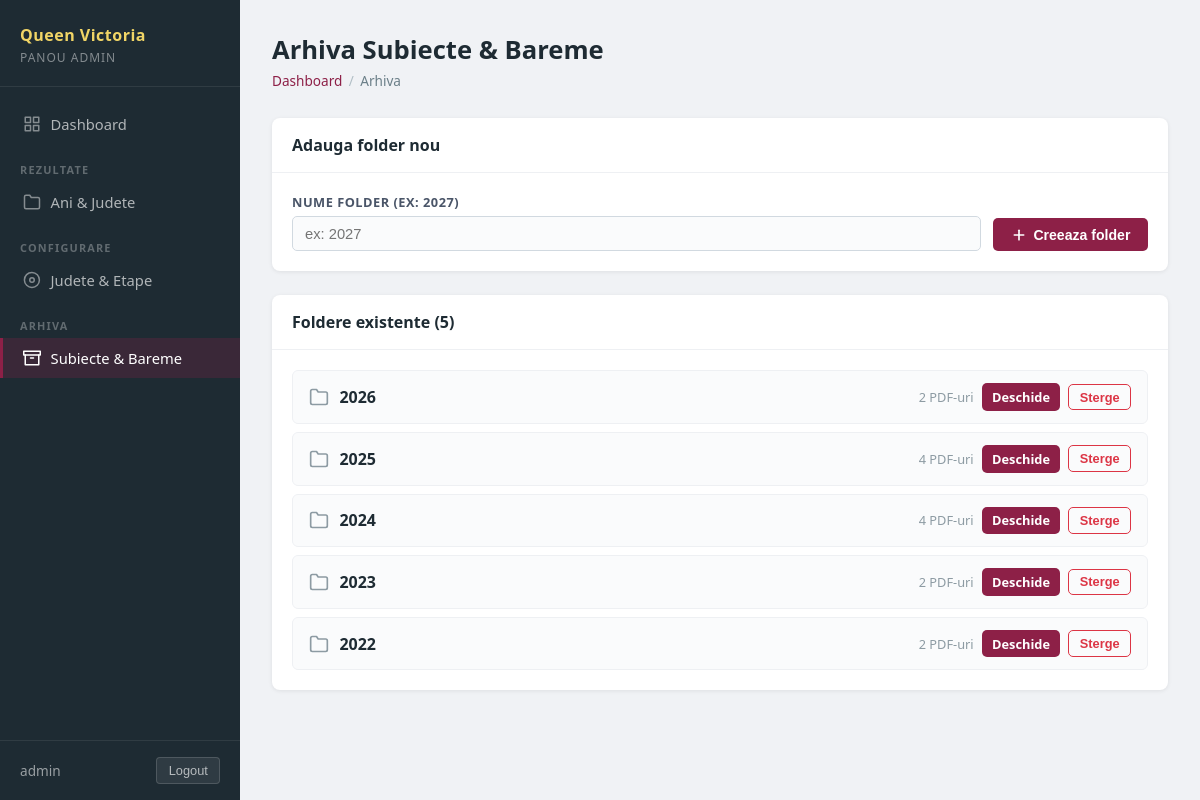
Screenshot of /panel/arhiva/ (signed in) with the database file from the repository.
### pages/models.py (models this page shows, shortened)
class ArchiveFolder(models.Model):
    name = models.CharField(max_length=100, unique=True)
    sort_order = models.PositiveIntegerField(default=0)
    created_at = models.DateTimeField(auto_now_add=True)
    updated_at = models.DateTimeField(auto_now=True)
    class Meta:
        ordering = ["sort_order", "-name"]
        verbose_name = "Folder arhiva"
        verbose_name_plural = "Foldere arhiva"

### pages/panel_views.py (the view, shortened to what this page needs)
# urls.py: path("arhiva/", panel_views.panel_arhiva, name="panel_arhiva"),
@panel_required
def panel_arhiva(request):
    folders = ArchiveFolder.objects.prefetch_related("documents").all()
    return render(request, "panel/arhiva.html", {
        "current_section": "arhiva",
        "folders": folders,
    })

### pages/panel_views.py (called while the page is built)
def panel_required(view_func):
    @wraps(view_func)
    def wrapper(request, *args, **kwargs):
        if not request.user.is_authenticated or not request.user.is_staff:
            return redirect("panel_login")
        return view_func(request, *args, **kwargs)
    return wrapper

### pages/templates/panel/arhiva.html (shortened to what this page needs)
{% extends "panel/base.html" %}
{% block content %}
<div class="panel-page-header">
    <h1 class="panel-page-title">Arhiva Subiecte &amp; Bareme</h1>
    <div class="panel-breadcrumb">
        <a href="{% url 'panel_dashboard' %}">Dashboard</a>
        <span class="panel-breadcrumb-sep">/</span>
        <span>Arhiva</span>
    </div>
</div>
<div class="panel-card" style="margin-bottom:1.5rem;">
    <div class="panel-card-header">
        <h2 class="panel-card-title">Adauga folder nou</h2>
    </div>
    <div class="panel-card-body">
        <form method="post" class="panel-form">
            <div class="panel-form-group">
                <label class="panel-label" for="new-folder">Nume folder (ex: 2027)</label>
                <input id="new-folder" name="name" type="text" class="panel-input"
                       placeholder="ex: 2027" required>
            </div>
            <button type="submit" class="panel-btn panel-btn--primary">
                <svg width="16" height="16" viewBox="0 0 24 24" fill="none" stroke="currentColor" stroke-width="2.5" stroke-linecap="round" stroke-linejoin="round" aria-hidden="true"><line x1="12" y1="5" x2="12" y2="19"></line><line x1="5" y1="12" x2="19" y2="12"></line></svg>
                Creeaza folder
            </button>
        </form>
    </div>
</div>
<div class="panel-card">
    <div class="panel-card-header">
        <h2 class="panel-card-title">Foldere existente ({{ folders|length }})</h2>
    </div>
    <div class="panel-card-body">
        {% if folders %}
            <div class="panel-subfolder-list">
                {% for folder in folders %}
                    <div class="panel-subfolder-item">
                        <div class="panel-subfolder-left">
                            <svg class="panel-subfolder-icon" viewBox="0 0 24 24" fill="none" stroke="currentColor" stroke-width="2" stroke-linecap="round" stroke-linejoin="round" aria-hidden="true">
                                <path d="M22 19a2 2 0 0 1-2 2H4a2 2 0 0 1-2-2V5a2 2 0 0 1 2-2h5l2 3h9a2 2 0 0 1 2 2z"></path>
                            </svg>
                            <span class="panel-subfolder-name">{{ folder.name }}</span>
                        </div>
                        <div class="panel-subfolder-actions">
                            <span class="panel-subfolder-meta">{{ folder.documents.count }} PDF-uri</span>
                            <a href="{% url 'panel_arhiva_folder' folder.pk %}"
                               class="panel-btn panel-btn--primary panel-btn--sm">
                                Deschide
                            </a>
                            <form method="post" action="{% url 'panel_arhiva_folder_delete' folder.pk %}" style="display:inline;">
                                <button type="submit" class="panel-btn panel-btn--ghost panel-btn--sm"
                                        data-confirm="Stergi folderul '{{ folder.name }}' si toate documentele din el?">
                                    Sterge
                                </button>
                            </form>
                        </div>
                    </div>
                {% endfor %}
            </div>
        {% else %}
            <p class="panel-empty">Niciun folder creat inca.</p>
        {% endif %}
    </div>
</div>
{% endblock %}

### pages/templates/panel/base.html (shortened to what this page needs)
{% load static %}
<!DOCTYPE html>
<html lang="ro">
<head>
    <link rel="stylesheet" href="{% static 'css/panel.css' %}">
</head>
<body class="panel-body">
<div class="panel-layout">
    <aside class="panel-sidebar">
        <div class="panel-sidebar-brand">
            <span class="panel-brand-title">Queen Victoria</span>
            <span class="panel-brand-sub">Panou Admin</span>
        </div>
        <nav class="panel-nav">
            <a href="{% url 'panel_dashboard' %}"
               class="panel-nav-link {% if current_section == 'dashboard' %}active{% endif %}">
                Dashboard
            </a>
            <div class="panel-nav-section">Rezultate</div>
            <a href="{% url 'panel_rezultate' %}"
               class="panel-nav-link {% if current_section == 'rezultate' %}active{% endif %}">
                <svg class="panel-nav-icon" viewBox="0 0 24 24" fill="none" stroke="currentColor" stroke-width="2" stroke-linecap="round" stroke-linejoin="round" aria-hidden="true">
                    <path d="M22 19a2 2 0 0 1-2 2H4a2 2 0 0 1-2-2V5a2 2 0 0 1 2-2h5l2 3h9a2 2 0 0 1 2 2z"></path>
                </svg>
                Ani & Judete
            </a>
            <div class="panel-nav-section">Configurare</div>
            <a href="{% url 'panel_config' %}"
               class="panel-nav-link {% if current_section == 'config' %}active{% endif %}">
                <svg class="panel-nav-icon" viewBox="0 0 24 24" fill="none" stroke="currentColor" stroke-width="2" stroke-linecap="round" stroke-linejoin="round" aria-hidden="true">
                    <circle cx="12" cy="12" r="3"></circle>
                    <path d="M19.07 4.93A10 10 0 1 0 4.93 19.07 10 10 0 0 0 19.07 4.93z"></path>
                </svg>
                Judete & Etape
            </a>
            <div class="panel-nav-section">Arhiva</div>
            <a href="{% url 'panel_arhiva' %}"
               class="panel-nav-link {% if current_section == 'arhiva' %}active{% endif %}">
                <svg class="panel-nav-icon" viewBox="0 0 24 24" fill="none" stroke="currentColor" stroke-width="2" stroke-linecap="round" stroke-linejoin="round" aria-hidden="true">
                    <polyline points="21 8 21 21 3 21 3 8"></polyline>
                    <rect x="1" y="3" width="22" height="5"></rect>
                    <line x1="10" y1="12" x2="14" y2="12"></line>
                </svg>
                Subiecte & Bareme
            </a>
        </nav>
        <div class="panel-sidebar-footer">
            <span class="panel-user">{{ request.user.username }}</span>
            <form method="post" action="{% url 'panel_logout' %}">
                <button type="submit" class="panel-logout-btn">Logout</button>
            </form>
        </div>
    </aside>
    <main class="panel-main">
        {% block content %}{% endblock %}
    </main>
</div>
</body>
</html>

### rows the page displays
ArchiveFolder: name "2026", documents.count "2"
ArchiveFolder: name "2025", documents.count "4"
ArchiveFolder: name "2024", documents.count "4"
ArchiveFolder: name "2023", documents.count "2"
ArchiveFolder: name "2022", documents.count "2"

### other values shown
{{ request.user.username }} "admin"
{{ folders|length }} "5"
